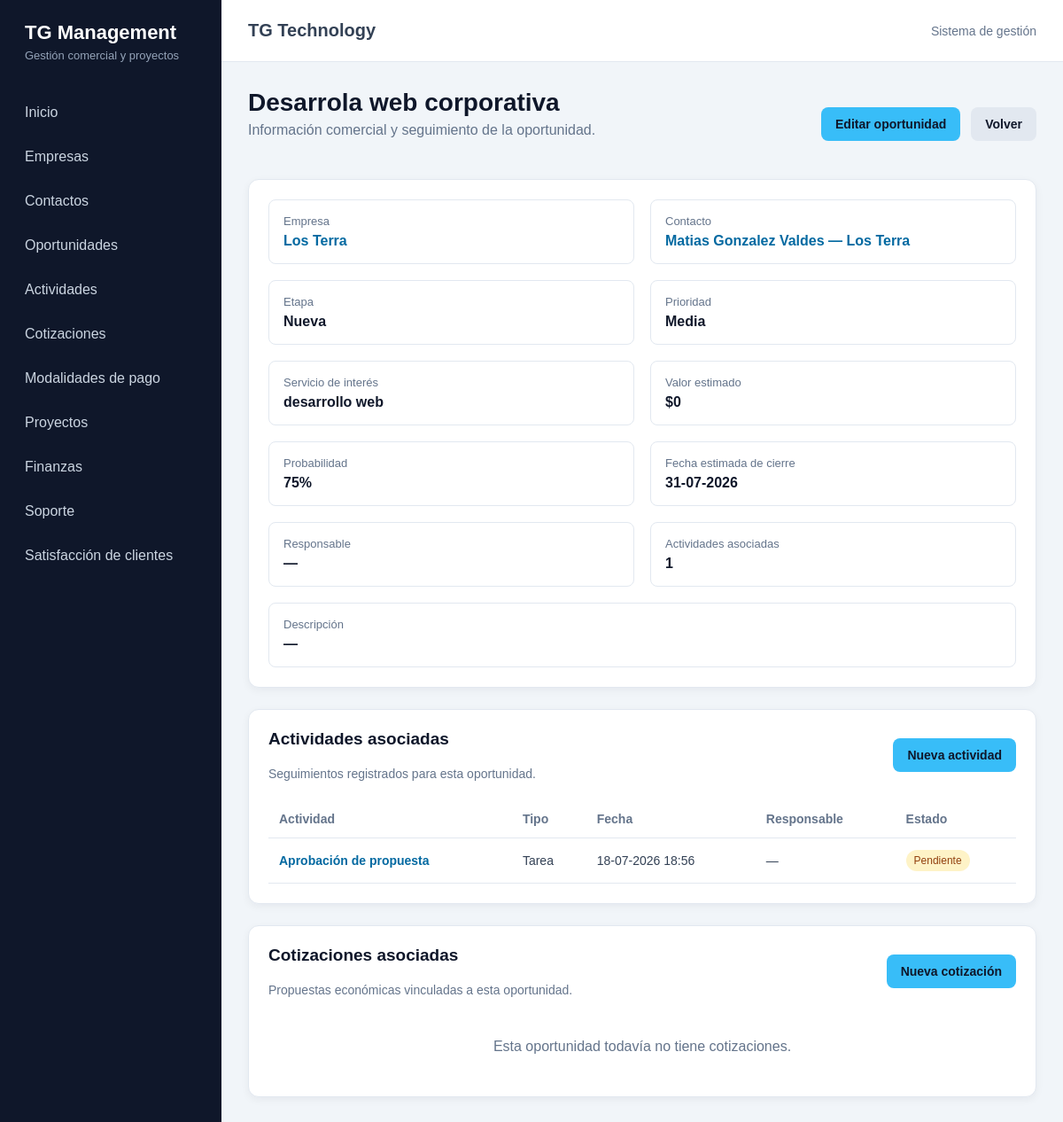
The app's page /crm/oportunidades/2/, older data.
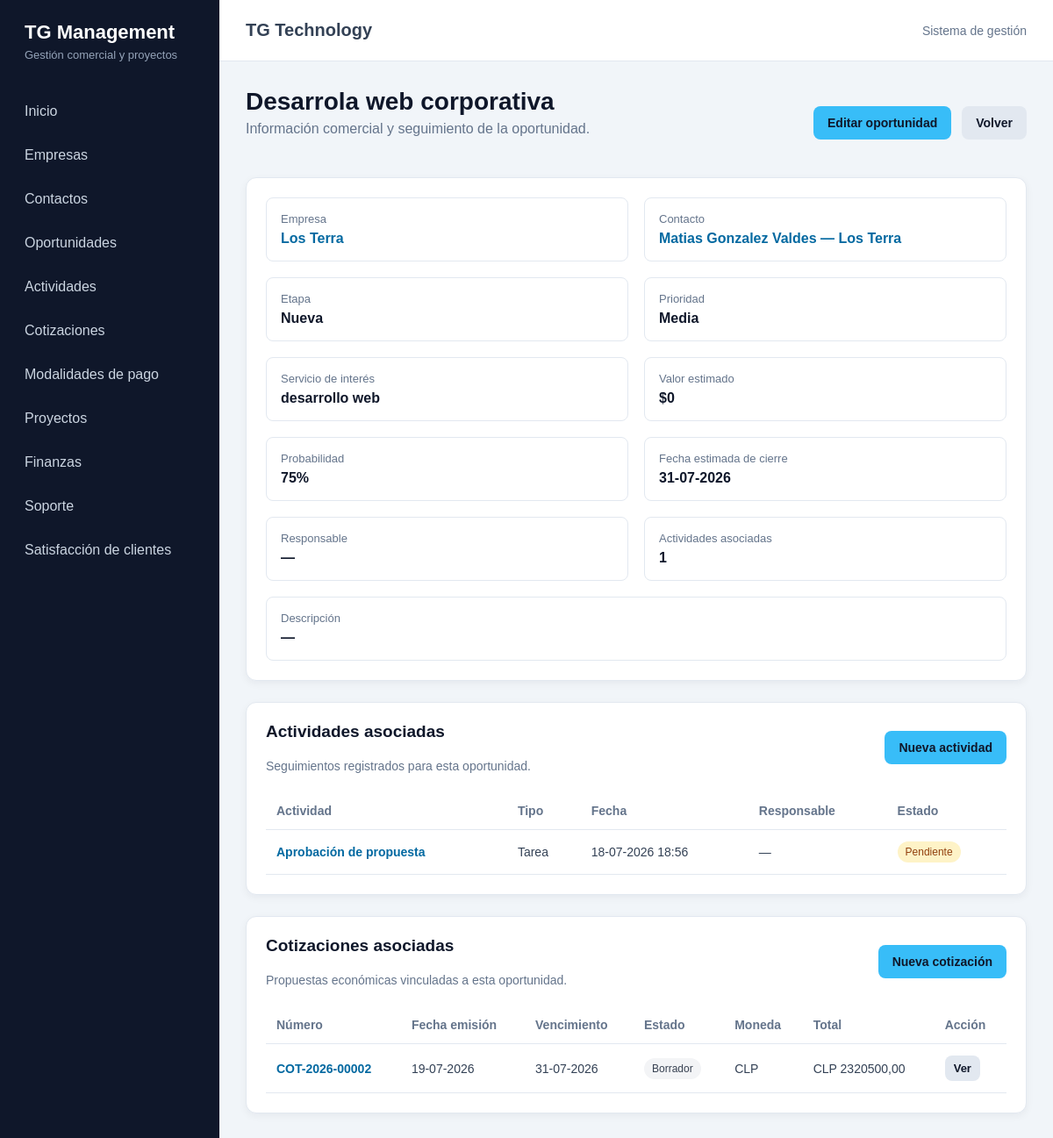
The same page, newer data.
### crm/models.py (models this page shows, shortened)
class Actividad(models.Model):
    class TipoActividad(models.TextChoices):
        LLAMADA = "LLAMADA", "Llamada"
        CORREO = "CORREO", "Correo electrónico"
        REUNION = "REUNION", "Reunión"
        TAREA = "TAREA", "Tarea"
        WHATSAPP = "WHATSAPP", "WhatsApp"
        OTRO = "OTRO", "Otro"
    class EstadoActividad(models.TextChoices):
        PENDIENTE = "PENDIENTE", "Pendiente"
        COMPLETADA = "COMPLETADA", "Completada"
        CANCELADA = "CANCELADA", "Cancelada"
    oportunidad = models.ForeignKey(
        Oportunidad,
        verbose_name="Oportunidad",
        on_delete=models.CASCADE,
        related_name="actividades",
    )
    tipo = models.CharField(
        "Tipo de actividad",
        max_length=20,
        choices=TipoActividad.choices,
        default=TipoActividad.TAREA,
    )
    asunto = models.CharField(
        "Asunto",
        max_length=200,
    )
    descripcion = models.TextField(
        "Descripción",
        blank=True,
    )
    fecha_programada = models.DateTimeField(
        "Fecha programada",
    )
    estado = models.CharField(
        "Estado",
        max_length=20,
        choices=EstadoActividad.choices,
        default=EstadoActividad.PENDIENTE,
    )
    responsable = models.ForeignKey(
        settings.AUTH_USER_MODEL,
        verbose_name="Responsable",
        on_delete=models.SET_NULL,
        null=True,
        blank=True,
        related_name="actividades_asignadas",
    )
    resultado = models.TextField(
        "Resultado",
        blank=True,
    )
    fecha_creacion = models.DateTimeField(
        "Fecha de creación",
        auto_now_add=True,
    )
    fecha_actualizacion = models.DateTimeField(
        "Última actualización",
        auto_now=True,
    )
    class Meta:
        verbose_name = "Actividad"
        verbose_name_plural = "Actividades"
        ordering = ["fecha_programada","-fecha_creacion",]

### cotizaciones/models.py (models this page shows, shortened)
class Cotizacion(models.Model):
    class Estado(models.TextChoices):
        BORRADOR = "borrador", "Borrador"
        ENVIADA = "enviada", "Enviada"
        APROBADA = "aprobada", "Aprobada"
        RECHAZADA = "rechazada", "Rechazada"
        VENCIDA = "vencida", "Vencida"
        ANULADA = "anulada", "Anulada"
    class ModalidadPago(models.TextChoices):
        PAGO_UNICO = (
            "pago_unico",
            "Pago único",
        )
        ANTICIPO_SALDO = (
            "anticipo_saldo",
            "Anticipo y pago del saldo",
        )
        ANTICIPO_CUOTAS = (
            "anticipo_cuotas",
            "Anticipo y saldo en cuotas",
        )
        ANTICIPO_CUOTAS_MENSUAL = (
            "anticipo_cuotas_mensual",
            "Anticipo, saldo en cuotas y servicio mensual",
        )
        SOLO_CUOTAS = (
            "solo_cuotas",
            "Pago en cuotas",
        )
        SERVICIO_MENSUAL = (
            "servicio_mensual",
            "Servicio mensual",
        )
    class Moneda(models.TextChoices):
        CLP = "CLP", "Peso chileno"
        UF = "UF", "Unidad de Fomento"
        USD = "USD", "Dólar estadounidense"
    modalidad_pago = models.CharField(
        "Modalidad de pago",
        max_length=40,
        choices=ModalidadPago.choices,
        default=ModalidadPago.PAGO_UNICO,
    )
    porcentaje_anticipo = models.DecimalField(
        "Porcentaje de anticipo",
        max_digits=5,
        decimal_places=2,
        default=Decimal("0.00"),
        validators=[
            MinValueValidator(Decimal("0.00")),
        ],
        help_text="Porcentaje inicial que debe pagar el cliente.",
    )
    numero_cuotas = models.PositiveSmallIntegerField(
        "Número de cuotas",
        default=1,
        help_text="Cantidad de cuotas correspondientes al saldo.",
    )
    monto_servicio_mensual = models.DecimalField(
        "Valor del servicio mensual",
        max_digits=14,
        decimal_places=2,
        null=True,
        blank=True,
        validators=[
            MinValueValidator(Decimal("0.00")),
        ],
    )
    meses_servicio = models.PositiveSmallIntegerField(
        "Cantidad de meses del servicio",
        null=True,
        blank=True,
    )
    fecha_inicio_servicio = models.DateField(
        "Fecha de inicio del servicio mensual",
        null=True,
        blank=True,
    )
    numero = models.CharField(
        "Número de cotización",
        max_length=30,
        unique=True,
        blank=True,
    )
    oportunidad = models.ForeignKey(
        "crm.Oportunidad",
        on_delete=models.PROTECT,
        related_name="cotizaciones",
        verbose_name="Oportunidad",
    )
    contacto = models.ForeignKey(
        "crm.Contacto",
        on_delete=models.SET_NULL,
        related_name="cotizaciones",
        verbose_name="Contacto",
        null=True,
        blank=True,
    )
    fecha_emision = models.DateField(
        "Fecha de emisión",
    )
    fecha_vencimiento = models.DateField(
        "Fecha de vencimiento",
        null=True,
        blank=True,
    )
    estado = models.CharField(
        "Estado",
        max_length=20,
        choices=Estado.choices,
        default=Estado.BORRADOR,
    )
    moneda = models.CharField(
        "Moneda",
        max_length=3,
        choices=Moneda.choices,
        default=Moneda.CLP,
    )
    valor_moneda = models.DecimalField(
        "Valor de la moneda",
        max_digits=15,
        decimal_places=4,
        default=Decimal("1.0000"),
        validators=[
            MinValueValidator(Decimal("0.0001")),
        ],
        help_text=(
            "Para CLP utiliza 1. "
            "Para UF o USD registra el valor en pesos."
        ),
    )
    descuento_porcentaje = models.DecimalField(
        "Descuento general (%)",
        max_digits=5,
        decimal_places=2,
        default=Decimal("0.00"),
        validators=[
            MinValueValidator(Decimal("0.00")),
            MaxValueValidator(Decimal("100.00")),
        ],
    )
    impuesto_porcentaje = models.DecimalField(
        "Impuesto (%)",
        max_digits=5,
        decimal_places=2,
        default=Decimal("19.00"),
        validators=[
            MinValueValidator(Decimal("0.00")),
            MaxValueValidator(Decimal("100.00")),
        ],
    )
    condiciones_pago = models.CharField(
        "Condiciones de pago",
        max_length=250,
        blank=True,
    )
    plazo_entrega = models.CharField(
        "Plazo de entrega",
        max_length=250,
        blank=True,
    )
    validez_oferta = models.CharField(
        "Validez de la oferta",
        max_length=150,
        blank=True,
        default="15 días",
    )
    alcance = models.TextField(
        "Alcance",
        blank=True,
    )
    exclusiones = models.TextField(
        "Exclusiones",
        blank=True,
    )
    observaciones = models.TextField(
        "Observaciones",
        blank=True,
    )
    creado_por = models.ForeignKey(
        settings.AUTH_USER_MODEL,
        on_delete=models.SET_NULL,
        related_name="cotizaciones_creadas",
        null=True,
        blank=True,
    )
    fecha_creacion = models.DateTimeField(
        auto_now_add=True,
    )
    fecha_actualizacion = models.DateTimeField(
        auto_now=True,
    )
    class Meta:
        ordering = [
            "-fecha_emision",
            "-fecha_creacion",
        ]
        verbose_name = "Cotización"
        verbose_name_plural = "Cotizaciones"
    @property
    def subtotal(self):
        return sum(
            (
                item.subtotal
                for item in self.items.all()
            ),
            Decimal("0.00"),
        )
    @property
    def descuento(self):
        return (
            self.subtotal
            * self.descuento_porcentaje
            / Decimal("100")
        )
    @property
    def neto(self):
        return self.subtotal - self.descuento
    @property
    def impuesto(self):
        return (
            self.neto
            * self.impuesto_porcentaje
            / Decimal("100")
        )
    @property
    def total(self):
        return self.neto + self.impuesto

class ItemCotizacion(models.Model):
    cotizacion = models.ForeignKey(
        Cotizacion,
        on_delete=models.CASCADE,
        related_name="items",
        verbose_name="Cotización",
    )
    orden = models.PositiveIntegerField(
        "Orden",
        default=1,
    )
    codigo = models.CharField(
        "Código",
        max_length=50,
        blank=True,
    )
    descripcion = models.CharField(
        "Descripción",
        max_length=500,
    )
    detalle = models.TextField(
        "Detalle",
        blank=True,
    )
    cantidad = models.DecimalField(
        "Cantidad",
        max_digits=12,
        decimal_places=2,
        default=Decimal("1.00"),
        validators=[
            MinValueValidator(Decimal("0.01")),
        ],
    )
    unidad = models.CharField(
        "Unidad",
        max_length=30,
        default="Unidad",
    )
    precio_unitario = models.DecimalField(
        "Precio unitario",
        max_digits=15,
        decimal_places=2,
        validators=[
            MinValueValidator(Decimal("0.00")),
        ],
    )
    descuento_porcentaje = models.DecimalField(
        "Descuento (%)",
        max_digits=5,
        decimal_places=2,
        default=Decimal("0.00"),
        validators=[
            MinValueValidator(Decimal("0.00")),
            MaxValueValidator(Decimal("100.00")),
        ],
    )
    class Meta:
        ordering = [
            "orden",
            "pk",
        ]
        verbose_name = "Ítem de cotización"
        verbose_name_plural = "Ítems de cotización"
    @property
    def subtotal_bruto(self):
        return self.cantidad * self.precio_unitario
    @property
    def descuento(self):
        return (
            self.subtotal_bruto
            * self.descuento_porcentaje
            / Decimal("100")
        )
    @property
    def subtotal(self):
        return self.subtotal_bruto - self.descuento

### crm/views.py (the view)
def oportunidad_detalle(request, pk):
    oportunidad = get_object_or_404(
        Oportunidad.objects.select_related(
            "empresa",
            "contacto",
            "responsable",
        ).prefetch_related(
            "actividades",
            "cotizaciones",
        ),
        pk=pk,
    )
    contexto = {
        "oportunidad": oportunidad,
    }
    return render(
        request,
        "crm/oportunidad_detalle.html",
        contexto,
    )

### crm/models.py (called while the page is built)
    def __str__(self):
        return self.nombre_fantasia or self.razon_social

    def __str__(self):
        nombre_completo = f"{self.nombres} {self.apellidos}".strip()
        return f"{nombre_completo} — {self.empresa}"

### crm/templates/crm/oportunidad_detalle.html (shortened to what the changed rows need)
{% extends "core/base.html" %}
{% block content %}
    <div class="acciones">
        <div class="encabezado-pagina">
            <h1>{{ oportunidad.titulo }}</h1>
        </div>
    </div>
    <div class="panel">
        <div class="acciones">
            <div>
                <h2>Actividades asociadas</h2>
            </div>
        </div>
        {% if oportunidad.actividades.all %}
            <div class="tabla-contenedor">
                <table>
                    <thead>
                        <tr>
                            <th>Actividad</th>
                            <th>Tipo</th>
                            <th>Fecha</th>
                            <th>Responsable</th>
                            <th>Estado</th>
                        </tr>
                    </thead>
                    <tbody>
                        {% for actividad in oportunidad.actividades.all %}
                            <tr>
                                <td>
                                    <a
                                        href="{% url 'crm:actividad_detalle' actividad.pk %}"
                                        class="enlace-tabla"
                                    >
                                        {{ actividad.asunto }}
                                    </a>
                                </td>
                                <td>
                                    {{ actividad.get_tipo_display }}
                                </td>
                                <td>
                                    {{ actividad.fecha_programada|date:"d-m-Y H:i" }}
                                </td>
                                <td>
                                    {{ actividad.responsable|default:"—" }}
                                </td>
                                <td>
                                    <span class="estado estado-{{ actividad.estado|lower }}">
                                        {{ actividad.get_estado_display }}
                                    </span>
                                </td>
                            </tr>
                        {% endfor %}
                    </tbody>
                </table>
            </div>
        {% else %}
            <div class="sin-registros">
                Esta oportunidad todavía no tiene actividades.
            </div>
        {% endif %}
    </div>
    <div class="panel">
        <div class="acciones">
            <div>
                <h2>Cotizaciones asociadas</h2>
            </div>
            <a
                href="{% url 'cotizaciones:cotizacion_crear' %}?oportunidad={{ oportunidad.pk }}"
                class="boton"
            >
            </a>
        </div>
        {% if oportunidad.cotizaciones.all %}
            <div class="tabla-contenedor">
                <table>
                    <thead>
                        <tr>
                            <th>Número</th>
                            <th>Fecha emisión</th>
                            <th>Vencimiento</th>
                            <th>Estado</th>
                            <th>Moneda</th>
                            <th>Total</th>
                            <th>Acción</th>
                        </tr>
                    </thead>
                    <tbody>
                        {% for cotizacion in oportunidad.cotizaciones.all %}
                            <tr>
                                <td>
                                    <a
                                        href="{% url 'cotizaciones:cotizacion_detalle' cotizacion.pk %}"
                                        class="enlace-tabla"
                                    >
                                        {{ cotizacion.numero }}
                                    </a>
                                </td>
                                <td>
                                    {{ cotizacion.fecha_emision|date:"d-m-Y" }}
                                </td>
                                <td>
                                    {{ cotizacion.fecha_vencimiento|date:"d-m-Y"|default:"—" }}
                                </td>
                                <td>
                                    <span class="estado estado-{{ cotizacion.estado }}">
                                        {{ cotizacion.get_estado_display }}
                                    </span>
                                </td>
                                <td>
                                    {{ cotizacion.moneda }}
                                </td>
                                <td>
                                    {{ cotizacion.moneda }}
                                    {{ cotizacion.total|floatformat:2 }}
                                </td>
                                <td>
                                    <a
                                        href="{% url 'cotizaciones:cotizacion_detalle' cotizacion.pk %}"
                                        class="boton boton-secundario boton-pequeno"
                                    >
                                        Ver
                                    </a>
                                </td>
                            </tr>
                        {% endfor %}
                    </tbody>
                </table>
            </div>
        {% else %}
            <div class="sin-registros">
                Esta oportunidad todavía no tiene cotizaciones.
            </div>
        {% endif %}
    </div>
{% endblock %}

Row changes from the older to the newer data that the page shows:
added Cotizacion: numero "COT-2026-00002", fecha_emision "19-07-2026", fecha_vencimiento "31-07-2026", estado "Borrador", moneda "CLP", total "2320500,00"
Text that changed along with them:
text no longer shown: "Esta oportunidad todavía no tiene cotizaciones."
text now shown: "Número Fecha emisión Vencimiento Estado Moneda Total Acción"
